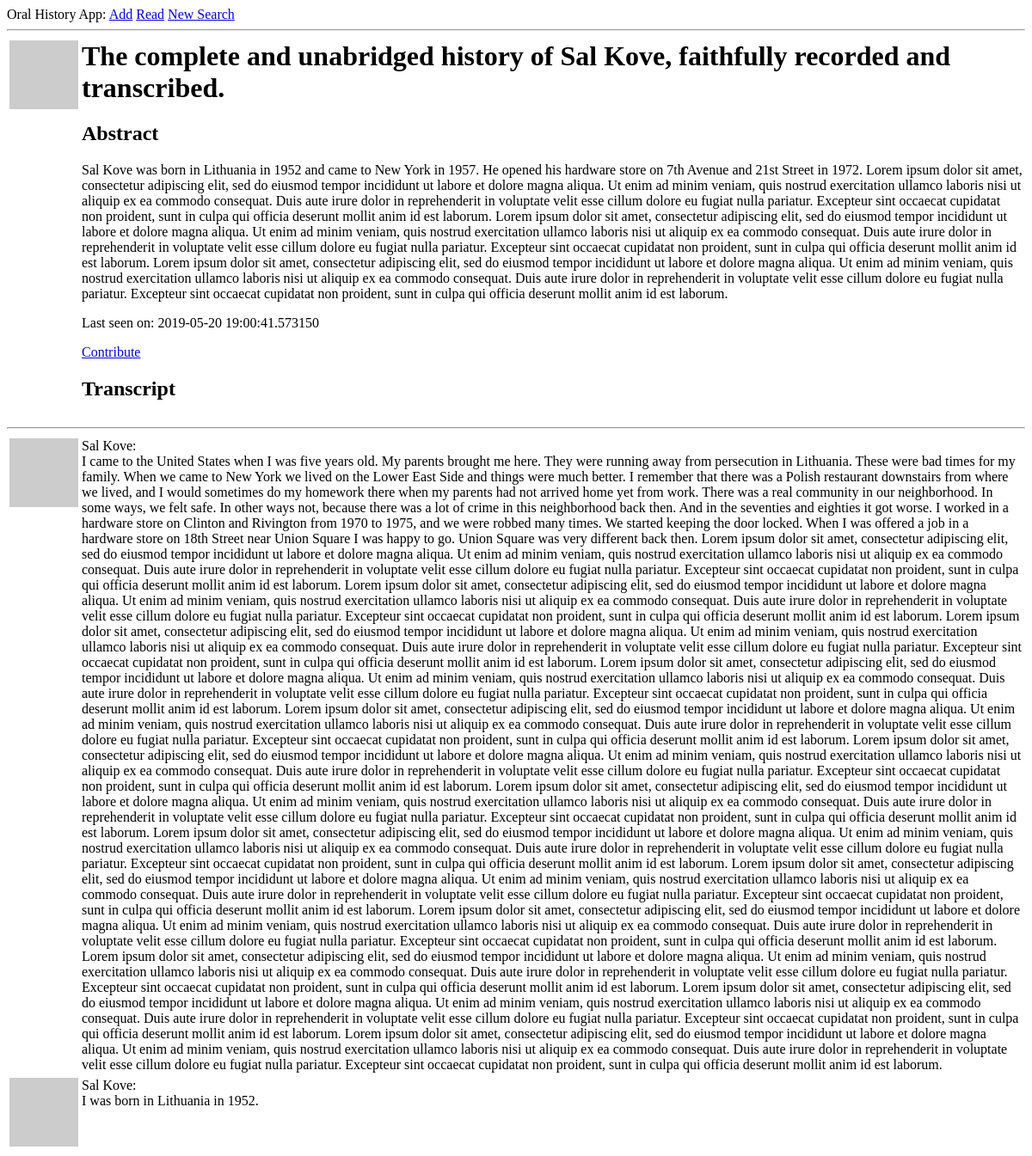
Before: /user/Sal Kove (signed in) with the older database file.
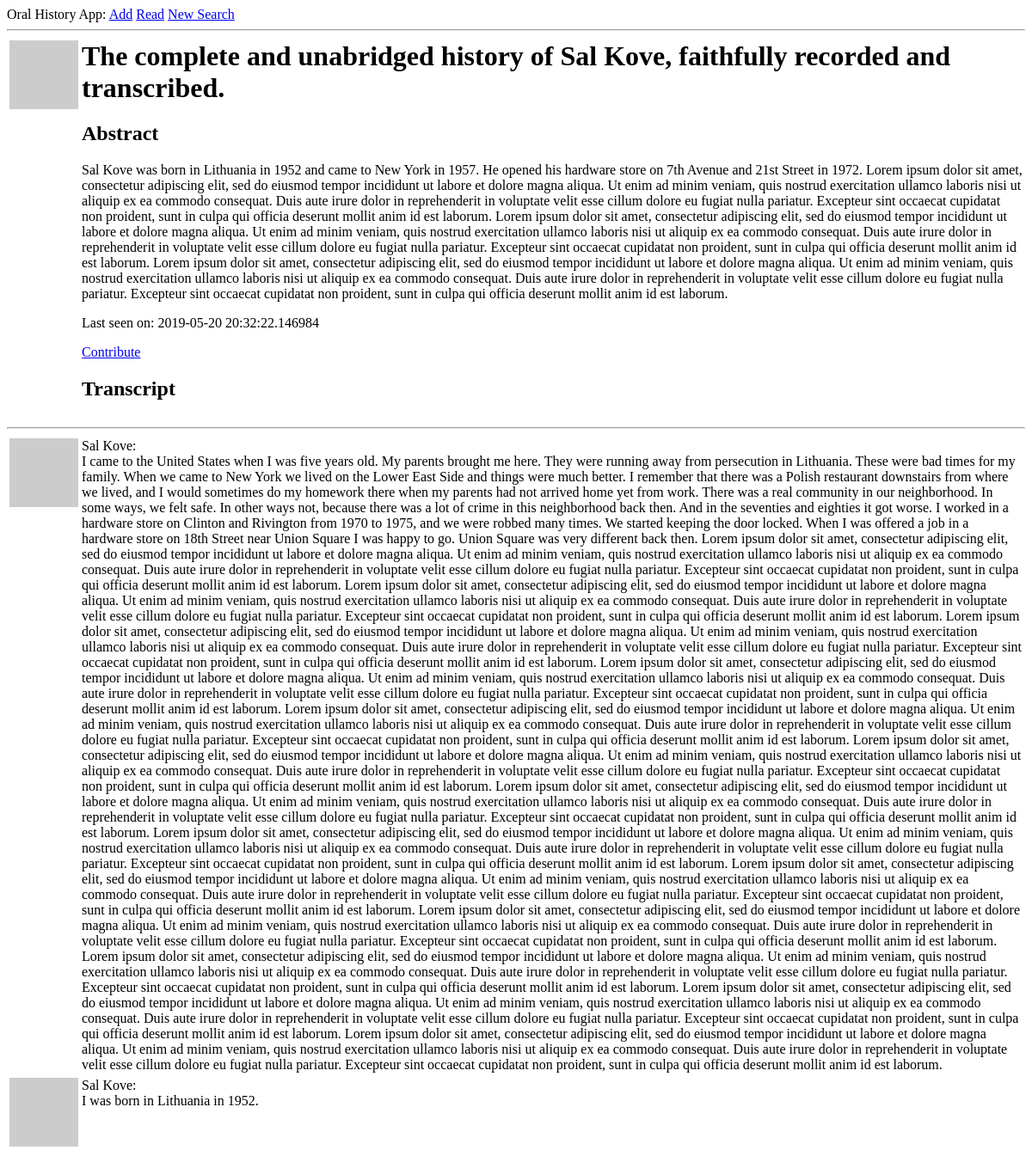
After: the same page with the newer database file.
### app/models.py (models this page shows, shortened)
class User(UserMixin, db.Model):
    id = db.Column(db.Integer, primary_key=True)
    username = db.Column(db.String(64), index=True, unique=True)
    email = db.Column(db.String(120), index=True, unique=True)
    password_hash = db.Column(db.String(128))
    posts = db.relationship('Post', backref='author', lazy='dynamic')
    about_me = db.Column(db.String(3000))
    last_seen = db.Column(db.DateTime, default=datetime.utcnow)
    followed = db.relationship(
        'User', secondary=followers,
        primaryjoin=(followers.c.follower_id == id),
        secondaryjoin=(followers.c.followed_id == id),
        backref=db.backref('followers', lazy='dynamic'), lazy='dynamic')
    def avatar(self, size):
        digest = md5(self.email.lower().encode('utf-8')).hexdigest()
        return 'https://www.gravatar.com/avatar/{}?d=identicon&s={}'.format(
            digest, size)
    def is_following(self, user):
        return self.followed.filter(
            followers.c.followed_id == user.id).count() > 0

class Post(db.Model):
    id = db.Column(db.Integer, primary_key=True)
    body = db.Column(db.String(10000))
    timestamp = db.Column(db.DateTime, index=True, default=datetime.utcnow)
    user_id = db.Column(db.Integer, db.ForeignKey('user.id'))

### app/routes.py (the view)
@app.route('/user/<username>')
@login_required
def user(username):
    user = User.query.filter_by(username=username).first_or_404()
    page = request.args.get('page', 1, type=int)
    posts = user.posts.order_by(Post.timestamp.desc()).paginate(
        page, app.config['POSTS_PER_PAGE'], False)
    next_url = url_for('user', username=user.username, page=posts.next_num) \
        if posts.has_next else None
    prev_url = url_for('user', username=user.username, page=posts.prev_num) \
        if posts.has_prev else None
    return render_template('user.html', user=user, posts=posts.items,
                           next_url=next_url, prev_url=prev_url)

### app/models.py (called while the page is built)
@login.user_loader
def load_user(id):
    return User.query.get(int(id))

### app/routes.py (called while the page is built)
@app.before_request
def before_request():
    if current_user.is_authenticated:
        current_user.last_seen = datetime.utcnow()
        db.session.commit()

### app/templates/user.html
{% extends "base.html" %}
{% block content %}
    <table>
        <tr valign="top">
            <td><img src="{{ user.avatar(128) }}"></td>
            <td>
                <h1>The complete and unabridged history of {{ user.username }}, faithfully recorded and transcribed.</h1>
                <h2>Abstract</h2>
                {% if user.about_me %}<p>{{ user.about_me }}</p>{% endif %}
                {% if user.last_seen %}<p>Last seen on: {{ user.last_seen }}</p>{% endif %}
                {% if user == current_user %}
                <p><a href="{{ url_for('edit_profile') }}">Edit abstract</a></p>
                {% elif not current_user.is_following(user) %}
                <p><a href="{{ url_for('follow', username=user.username) }}">Contribute</a></p>
                {% else %}
                <p><a href="{{ url_for('unfollow', username=user.username) }}">Stop contributing</a></p>
                {% endif %}
                <h2>Transcript</h2>
            </td>
        </tr>
    </table>
    <hr>
    {% for post in posts %}
        {% include '_post.html' %}
    {% endfor %}
{% endblock %}

### app/templates/base.html (shortened to what this page needs)
<html>
    <head>
    </head>
    <body>
        <div>
            Oral History App:
            <a href="{{ url_for('index') }}">Add</a>
            {% if current_user.is_anonymous %}
            <a href="{{ url_for('login') }}">Find</a>
            {% else %}
            <a href="{{ url_for('user', username=current_user.username) }}">Read</a>
            <a href="{{ url_for('logout') }}">New Search</a>
            {% endif %}
        </div>
        <hr>
        {% block content %}{% endblock %}
    </body>
</html>

### app/templates/_post.html
<table>
    <tr valign="top">
        <td><img src="{{ post.author.avatar(36) }}"></td>
        <td>{{ post.author.username }}:<br>{{ post.body }}</td>
    </tr>
</table>

Changed rows visible on the page:
changed User "Sal Kove": last_seen "2019-05-20 19:00:41.573150" → "2019-05-20 20:32:22.146984"
